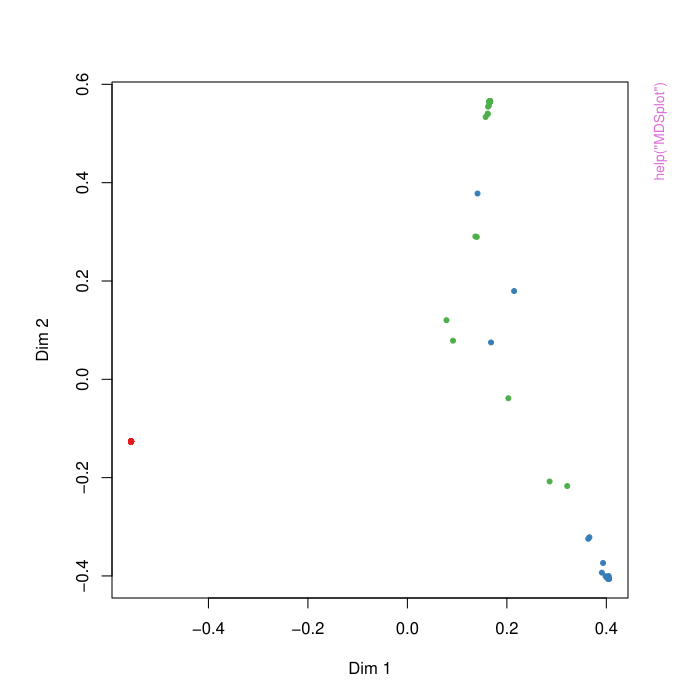

Here is the R script that generated this plot:
pkgname <- "RRF"
source(file.path(R.home("share"), "R", "examples-header.R"))
options(warn = 1)
base::assign(".ExTimings", "RRF-Ex.timings", pos = 'CheckExEnv')
base::cat("name\tuser\tsystem\telapsed\n", file=base::get(".ExTimings", pos = 'CheckExEnv'))
base::assign(".format_ptime",
function(x) {
  if(!is.na(x[4L])) x[1L] <- x[1L] + x[4L]
  if(!is.na(x[5L])) x[2L] <- x[2L] + x[5L]
  options(OutDec = '.')
  format(x[1L:3L], digits = 7L)
},
pos = 'CheckExEnv')

### * </HEADER>
library('RRF')

base::assign(".oldSearch", base::search(), pos = 'CheckExEnv')
base::assign(".old_wd", base::getwd(), pos = 'CheckExEnv')
cleanEx()
nameEx("MDSplot")
### * MDSplot

flush(stderr()); flush(stdout())

base::assign(".ptime", proc.time(), pos = "CheckExEnv")
### Name: MDSplot
### Title: Multi-dimensional Scaling Plot of Proximity matrix from RRF
### Aliases: MDSplot
### Keywords: classif tree

### ** Examples

set.seed(1)
data(iris)
iris.rf <- RRF(Species ~ ., iris, proximity=TRUE,
                        keep.forest=FALSE)
MDSplot(iris.rf, iris$Species)
## Using different symbols for the classes:
MDSplot(iris.rf, iris$Species, palette=rep(1, 3), pch=as.numeric(iris$Species))



base::assign(".dptime", (proc.time() - get(".ptime", pos = "CheckExEnv")), pos = "CheckExEnv")
base::cat("MDSplot", base::get(".format_ptime", pos = 'CheckExEnv')(get(".dptime", pos = "CheckExEnv")), "\n", file=base::get(".ExTimings", pos = 'CheckExEnv'), append=TRUE, sep="\t")
cleanEx()
nameEx("RRF")
### * RRF

flush(stderr()); flush(stdout())

base::assign(".ptime", proc.time(), pos = "CheckExEnv")
### Name: RRF
### Title: Feature Selection with Regularized Random Forest
### Aliases: RRF RRF.formula RRF.default print.RRF

### ** Examples

#-----Example 1 -----
library(RRF);set.seed(1)

#only the first feature and last feature are truly useful
X <- matrix(runif(50*50), ncol=50)
class <- (X[,1])^2 + (X[,50])^2  
class[class>median(class)] <- 1;
class[class<=median(class)] <- 0

#ordinary random forest. 
rf <- RRF(X,as.factor(class), flagReg = 0)
impRF <- rf$importance
impRF <- impRF[,"MeanDecreaseGini"]
rf$feaSet

#regularized random forest
rrf <- RRF(X,as.factor(class), flagReg = 1)
rrf$feaSet

#guided regularized random forest
imp <- impRF/(max(impRF))#normalize the importance score
gamma <- 0.5
coefReg <- (1-gamma)+gamma*imp #weighted average
grrf <- RRF(X,as.factor(class),coefReg=coefReg, flagReg=1)
grrf$feaSet

#guided random forest
gamma <- 1
coefReg <- (1-gamma)+gamma*imp 
grf <- RRF(X,as.factor(class),coefReg=coefReg, flagReg=0)
grf$feaSet

#-----Example 2 XOR learning-----
#only the first 3 features are needed
#and each individual feature is not useful
#bSample <- sample(0:1,20000,replace=TRUE)
#X <- matrix(bSample,ncol=40)
#class <- xor(xor(X[,1],X[,2]),X[,3])



base::assign(".dptime", (proc.time() - get(".ptime", pos = "CheckExEnv")), pos = "CheckExEnv")
base::cat("RRF", base::get(".format_ptime", pos = 'CheckExEnv')(get(".dptime", pos = "CheckExEnv")), "\n", file=base::get(".ExTimings", pos = 'CheckExEnv'), append=TRUE, sep="\t")
cleanEx()
nameEx("classCenter")
### * classCenter

flush(stderr()); flush(stdout())

base::assign(".ptime", proc.time(), pos = "CheckExEnv")
### Name: classCenter
### Title: Prototypes of groups.
### Aliases: classCenter
### Keywords: classif

### ** Examples

data(iris)
iris.rf <- RRF(iris[,-5], iris[,5], prox=TRUE)
iris.p <- classCenter(iris[,-5], iris[,5], iris.rf$prox)
plot(iris[,3], iris[,4], pch=21, xlab=names(iris)[3], ylab=names(iris)[4],
     bg=c("red", "blue", "green")[as.numeric(factor(iris$Species))],
     main="Iris Data with Prototypes")
points(iris.p[,3], iris.p[,4], pch=21, cex=2, bg=c("red", "blue", "green"))



base::assign(".dptime", (proc.time() - get(".ptime", pos = "CheckExEnv")), pos = "CheckExEnv")
base::cat("classCenter", base::get(".format_ptime", pos = 'CheckExEnv')(get(".dptime", pos = "CheckExEnv")), "\n", file=base::get(".ExTimings", pos = 'CheckExEnv'), append=TRUE, sep="\t")
cleanEx()
nameEx("combine")
### * combine

flush(stderr()); flush(stdout())

base::assign(".ptime", proc.time(), pos = "CheckExEnv")
### Name: combine
### Title: Combine Ensembles of Trees
### Aliases: combine
### Keywords: regression classif

### ** Examples

data(iris)
rf1 <- RRF(Species ~ ., iris, ntree=50, norm.votes=FALSE)
rf2 <- RRF(Species ~ ., iris, ntree=50, norm.votes=FALSE)
rf3 <- RRF(Species ~ ., iris, ntree=50, norm.votes=FALSE)
rf.all <- combine(rf1, rf2, rf3)
print(rf.all)



base::assign(".dptime", (proc.time() - get(".ptime", pos = "CheckExEnv")), pos = "CheckExEnv")
base::cat("combine", base::get(".format_ptime", pos = 'CheckExEnv')(get(".dptime", pos = "CheckExEnv")), "\n", file=base::get(".ExTimings", pos = 'CheckExEnv'), append=TRUE, sep="\t")
cleanEx()
nameEx("getTree")
### * getTree

flush(stderr()); flush(stdout())

base::assign(".ptime", proc.time(), pos = "CheckExEnv")
### Name: getTree
### Title: Extract a single tree from a forest.
### Aliases: getTree
### Keywords: tree

### ** Examples

data(iris)
## Look at the third trees in the forest.
getTree(RRF(iris[,-5], iris[,5], ntree=10), 3, labelVar=TRUE)



base::assign(".dptime", (proc.time() - get(".ptime", pos = "CheckExEnv")), pos = "CheckExEnv")
base::cat("getTree", base::get(".format_ptime", pos = 'CheckExEnv')(get(".dptime", pos = "CheckExEnv")), "\n", file=base::get(".ExTimings", pos = 'CheckExEnv'), append=TRUE, sep="\t")
cleanEx()
nameEx("grow")
### * grow

flush(stderr()); flush(stdout())

base::assign(".ptime", proc.time(), pos = "CheckExEnv")
### Name: grow
### Title: Add trees to an ensemble
### Aliases: grow grow.default grow.RRF
### Keywords: regression classif

### ** Examples

data(iris)
iris.rf <- RRF(Species ~ ., iris, ntree=50, norm.votes=FALSE)
iris.rf <- grow(iris.rf, 50)
print(iris.rf)



base::assign(".dptime", (proc.time() - get(".ptime", pos = "CheckExEnv")), pos = "CheckExEnv")
base::cat("grow", base::get(".format_ptime", pos = 'CheckExEnv')(get(".dptime", pos = "CheckExEnv")), "\n", file=base::get(".ExTimings", pos = 'CheckExEnv'), append=TRUE, sep="\t")
cleanEx()
nameEx("importance")
### * importance

flush(stderr()); flush(stdout())

base::assign(".ptime", proc.time(), pos = "CheckExEnv")
### Name: importance
### Title: Extract variable importance measure
### Aliases: importance importance.default importance.RRF
### Keywords: regression classif tree

### ** Examples

set.seed(4543)
data(mtcars)
mtcars.rf <- RRF(mpg ~ ., data=mtcars, ntree=1000,
                          keep.forest=FALSE, importance=TRUE)
importance(mtcars.rf)
importance(mtcars.rf, type=1)



base::assign(".dptime", (proc.time() - get(".ptime", pos = "CheckExEnv")), pos = "CheckExEnv")
base::cat("importance", base::get(".format_ptime", pos = 'CheckExEnv')(get(".dptime", pos = "CheckExEnv")), "\n", file=base::get(".ExTimings", pos = 'CheckExEnv'), append=TRUE, sep="\t")
cleanEx()
nameEx("imports85")
### * imports85

flush(stderr()); flush(stdout())

base::assign(".ptime", proc.time(), pos = "CheckExEnv")
### Name: imports85
### Title: The Automobile Data
### Aliases: imports85
### Keywords: datasets

### ** Examples

data(imports85)
imp85 <- imports85[,-2]  # Too many NAs in normalizedLosses.
imp85 <- imp85[complete.cases(imp85), ]
## Drop empty levels for factors.
imp85[] <- lapply(imp85, function(x) if (is.factor(x)) x[, drop=TRUE] else x)

stopifnot(require(RRF))
price.rf <- RRF(price ~ ., imp85, do.trace=10, ntree=100)
print(price.rf)
numDoors.rf <- RRF(numOfDoors ~ ., imp85, do.trace=10, ntree=100)
print(numDoors.rf)



base::assign(".dptime", (proc.time() - get(".ptime", pos = "CheckExEnv")), pos = "CheckExEnv")
base::cat("imports85", base::get(".format_ptime", pos = 'CheckExEnv')(get(".dptime", pos = "CheckExEnv")), "\n", file=base::get(".ExTimings", pos = 'CheckExEnv'), append=TRUE, sep="\t")
cleanEx()
nameEx("margin")
### * margin

flush(stderr()); flush(stdout())

base::assign(".ptime", proc.time(), pos = "CheckExEnv")
### Name: margin
### Title: Margins of RRF Classifier
### Aliases: margin margin.default margin.RRF plot.margin
### Keywords: classif

### ** Examples

set.seed(1)
data(iris)
iris.rf <- RRF(Species ~ ., iris, keep.forest=FALSE)
plot(margin(iris.rf))



base::assign(".dptime", (proc.time() - get(".ptime", pos = "CheckExEnv")), pos = "CheckExEnv")
base::cat("margin", base::get(".format_ptime", pos = 'CheckExEnv')(get(".dptime", pos = "CheckExEnv")), "\n", file=base::get(".ExTimings", pos = 'CheckExEnv'), append=TRUE, sep="\t")
cleanEx()
nameEx("na.roughfix")
### * na.roughfix

flush(stderr()); flush(stdout())

base::assign(".ptime", proc.time(), pos = "CheckExEnv")
### Name: na.roughfix
### Title: Rough Imputation of Missing Values
### Aliases: na.roughfix na.roughfix.default na.roughfix.data.frame
### Keywords: NA

### ** Examples

data(iris)
iris.na <- iris
set.seed(111)
## artificially drop some data values.
for (i in 1:4) iris.na[sample(150, 20), i] <- NA
iris.roughfix <- na.roughfix(iris.na)
iris.narf <- RRF(Species ~ ., iris.na, na.action=na.roughfix)
print(iris.narf)



base::assign(".dptime", (proc.time() - get(".ptime", pos = "CheckExEnv")), pos = "CheckExEnv")
base::cat("na.roughfix", base::get(".format_ptime", pos = 'CheckExEnv')(get(".dptime", pos = "CheckExEnv")), "\n", file=base::get(".ExTimings", pos = 'CheckExEnv'), append=TRUE, sep="\t")
cleanEx()
nameEx("outlier")
### * outlier

flush(stderr()); flush(stdout())

base::assign(".ptime", proc.time(), pos = "CheckExEnv")
### Name: outlier
### Title: Compute outlying measures
### Aliases: outlier outlier.RRF outlier.default
### Keywords: classif

### ** Examples

set.seed(1)
iris.rf <- RRF(iris[,-5], iris[,5], proximity=TRUE)
plot(outlier(iris.rf), type="h",
     col=c("red", "green", "blue")[as.numeric(iris$Species)])



base::assign(".dptime", (proc.time() - get(".ptime", pos = "CheckExEnv")), pos = "CheckExEnv")
base::cat("outlier", base::get(".format_ptime", pos = 'CheckExEnv')(get(".dptime", pos = "CheckExEnv")), "\n", file=base::get(".ExTimings", pos = 'CheckExEnv'), append=TRUE, sep="\t")
cleanEx()
nameEx("partialPlot")
### * partialPlot

flush(stderr()); flush(stdout())

base::assign(".ptime", proc.time(), pos = "CheckExEnv")
### Name: partialPlot
### Title: Partial dependence plot
### Aliases: partialPlot partialPlot.default partialPlot.RRF
### Keywords: classif regression tree

### ** Examples

data(airquality)
airquality <- na.omit(airquality)
set.seed(131)
ozone.rf <- RRF(Ozone ~ ., airquality)
partialPlot(ozone.rf, airquality, Temp)

data(iris)
set.seed(543)
iris.rf <- RRF(Species~., iris)
partialPlot(iris.rf, iris, Petal.Width, "versicolor")



base::assign(".dptime", (proc.time() - get(".ptime", pos = "CheckExEnv")), pos = "CheckExEnv")
base::cat("partialPlot", base::get(".format_ptime", pos = 'CheckExEnv')(get(".dptime", pos = "CheckExEnv")), "\n", file=base::get(".ExTimings", pos = 'CheckExEnv'), append=TRUE, sep="\t")
cleanEx()
nameEx("plot.RRF")
### * plot.RRF

flush(stderr()); flush(stdout())

base::assign(".ptime", proc.time(), pos = "CheckExEnv")
### Name: plot.RRF
### Title: Plot method for RRF objects
### Aliases: plot.RRF
### Keywords: classif regression tree

### ** Examples

data(mtcars)
plot(RRF(mpg ~ ., mtcars, keep.forest=FALSE, ntree=100), log="y")



base::assign(".dptime", (proc.time() - get(".ptime", pos = "CheckExEnv")), pos = "CheckExEnv")
base::cat("plot.RRF", base::get(".format_ptime", pos = 'CheckExEnv')(get(".dptime", pos = "CheckExEnv")), "\n", file=base::get(".ExTimings", pos = 'CheckExEnv'), append=TRUE, sep="\t")
cleanEx()
nameEx("predict.RRF")
### * predict.RRF

flush(stderr()); flush(stdout())

base::assign(".ptime", proc.time(), pos = "CheckExEnv")
### Name: predict.RRF
### Title: predict method for random forest objects
### Aliases: predict.RRF
### Keywords: classif regression

### ** Examples

data(iris)
set.seed(111)
ind <- sample(2, nrow(iris), replace = TRUE, prob=c(0.8, 0.2))
iris.rf <- RRF(Species ~ ., data=iris[ind == 1,])
iris.pred <- predict(iris.rf, iris[ind == 2,])
table(observed = iris[ind==2, "Species"], predicted = iris.pred)
## Get prediction for all trees.
predict(iris.rf, iris[ind == 2,], predict.all=TRUE)
## Proximities.
predict(iris.rf, iris[ind == 2,], proximity=TRUE)
## Nodes matrix.
str(attr(predict(iris.rf, iris[ind == 2,], nodes=TRUE), "nodes"))



base::assign(".dptime", (proc.time() - get(".ptime", pos = "CheckExEnv")), pos = "CheckExEnv")
base::cat("predict.RRF", base::get(".format_ptime", pos = 'CheckExEnv')(get(".dptime", pos = "CheckExEnv")), "\n", file=base::get(".ExTimings", pos = 'CheckExEnv'), append=TRUE, sep="\t")
cleanEx()
nameEx("rrfImpute")
### * rrfImpute

flush(stderr()); flush(stdout())

base::assign(".ptime", proc.time(), pos = "CheckExEnv")
### Name: rrfImpute
### Title: Missing Value Imputations by RRF
### Aliases: rrfImpute rrfImpute.formula rrfImpute.default
### Keywords: regression classif tree

### ** Examples

data(iris)
iris.na <- iris
set.seed(111)
## artificially drop some data values.
for (i in 1:4) iris.na[sample(150, 20), i] <- NA
set.seed(222)
iris.imputed <- rrfImpute(Species ~ ., iris.na)
set.seed(333)
iris.rf <- RRF(Species ~ ., iris.imputed)
print(iris.rf)



base::assign(".dptime", (proc.time() - get(".ptime", pos = "CheckExEnv")), pos = "CheckExEnv")
base::cat("rrfImpute", base::get(".format_ptime", pos = 'CheckExEnv')(get(".dptime", pos = "CheckExEnv")), "\n", file=base::get(".ExTimings", pos = 'CheckExEnv'), append=TRUE, sep="\t")
cleanEx()
nameEx("rrfcv")
### * rrfcv

flush(stderr()); flush(stdout())

base::assign(".ptime", proc.time(), pos = "CheckExEnv")
### Name: rrfcv
### Title: Random Forest Cross-Valdidation for feature selection
### Aliases: rrfcv
### Keywords: classif regression

### ** Examples



## The following can take a while to run, so if you really want to try
## it, copy and paste the code into R.

## Not run: 
##D set.seed(647)
##D myiris <- cbind(iris[1:4], matrix(runif(508 * nrow(iris)), nrow(iris), 508))
##D result <- rrfcv(myiris, iris$Species)
##D with(result, plot(n.var, error.cv, log="x", type="o", lwd=2))
##D 
##D result <- replicate(5, rrfcv(myiris, iris$Species), simplify=FALSE)
##D error.cv <- sapply(result, "[[", "error.cv")
##D matplot(result[[1]]$n.var, cbind(rowMeans(error.cv), error.cv), type="l",
##D         lwd=c(2, rep(1, ncol(error.cv))), col=1, lty=1, log="x",
##D         xlab="Number of variables", ylab="CV Error")
## End(Not run)



base::assign(".dptime", (proc.time() - get(".ptime", pos = "CheckExEnv")), pos = "CheckExEnv")
base::cat("rrfcv", base::get(".format_ptime", pos = 'CheckExEnv')(get(".dptime", pos = "CheckExEnv")), "\n", file=base::get(".ExTimings", pos = 'CheckExEnv'), append=TRUE, sep="\t")
cleanEx()
nameEx("treesize")
### * treesize

flush(stderr()); flush(stdout())

base::assign(".ptime", proc.time(), pos = "CheckExEnv")
### Name: treesize
### Title: Size of trees in an ensemble
### Aliases: treesize
### Keywords: regression classif

### ** Examples

data(iris)
iris.rf <- RRF(Species ~ ., iris)
hist(treesize(iris.rf))



base::assign(".dptime", (proc.time() - get(".ptime", pos = "CheckExEnv")), pos = "CheckExEnv")
base::cat("treesize", base::get(".format_ptime", pos = 'CheckExEnv')(get(".dptime", pos = "CheckExEnv")), "\n", file=base::get(".ExTimings", pos = 'CheckExEnv'), append=TRUE, sep="\t")
cleanEx()
nameEx("tuneRRF")
### * tuneRRF

flush(stderr()); flush(stdout())

base::assign(".ptime", proc.time(), pos = "CheckExEnv")
### Name: tuneRRF
### Title: Tune RRF for the optimal mtry parameter
### Aliases: tuneRRF
### Keywords: classif tree

### ** Examples

data(fgl, package="MASS")
fgl.res <- tuneRRF(fgl[,-10], fgl[,10], stepFactor=1.5)



base::assign(".dptime", (proc.time() - get(".ptime", pos = "CheckExEnv")), pos = "CheckExEnv")
base::cat("tuneRRF", base::get(".format_ptime", pos = 'CheckExEnv')(get(".dptime", pos = "CheckExEnv")), "\n", file=base::get(".ExTimings", pos = 'CheckExEnv'), append=TRUE, sep="\t")
cleanEx()
nameEx("varImpPlot")
### * varImpPlot

flush(stderr()); flush(stdout())

base::assign(".ptime", proc.time(), pos = "CheckExEnv")
### Name: varImpPlot
### Title: Variable Importance Plot
### Aliases: varImpPlot
### Keywords: regression classif tree

### ** Examples

set.seed(4543)
data(mtcars)
mtcars.rf <- RRF(mpg ~ ., data=mtcars, ntree=1000, keep.forest=FALSE,
                          importance=TRUE)
varImpPlot(mtcars.rf)



base::assign(".dptime", (proc.time() - get(".ptime", pos = "CheckExEnv")), pos = "CheckExEnv")
base::cat("varImpPlot", base::get(".format_ptime", pos = 'CheckExEnv')(get(".dptime", pos = "CheckExEnv")), "\n", file=base::get(".ExTimings", pos = 'CheckExEnv'), append=TRUE, sep="\t")
cleanEx()
nameEx("varUsed")
### * varUsed

flush(stderr()); flush(stdout())

base::assign(".ptime", proc.time(), pos = "CheckExEnv")
### Name: varUsed
### Title: Variables used in a random forest
### Aliases: varUsed
### Keywords: tree

### ** Examples

data(iris)
set.seed(17)
varUsed(RRF(Species~., iris, ntree=100))



base::assign(".dptime", (proc.time() - get(".ptime", pos = "CheckExEnv")), pos = "CheckExEnv")
base::cat("varUsed", base::get(".format_ptime", pos = 'CheckExEnv')(get(".dptime", pos = "CheckExEnv")), "\n", file=base::get(".ExTimings", pos = 'CheckExEnv'), append=TRUE, sep="\t")
### * <FOOTER>
###
cleanEx()
options(digits = 7L)
base::cat("Time elapsed: ", proc.time() - base::get("ptime", pos = 'CheckExEnv'),"\n")
grDevices::dev.off()
###
### Local variables: ***
### mode: outline-minor ***
### outline-regexp: "\\(> \\)?### [*]+" ***
### End: ***
quit('no')
